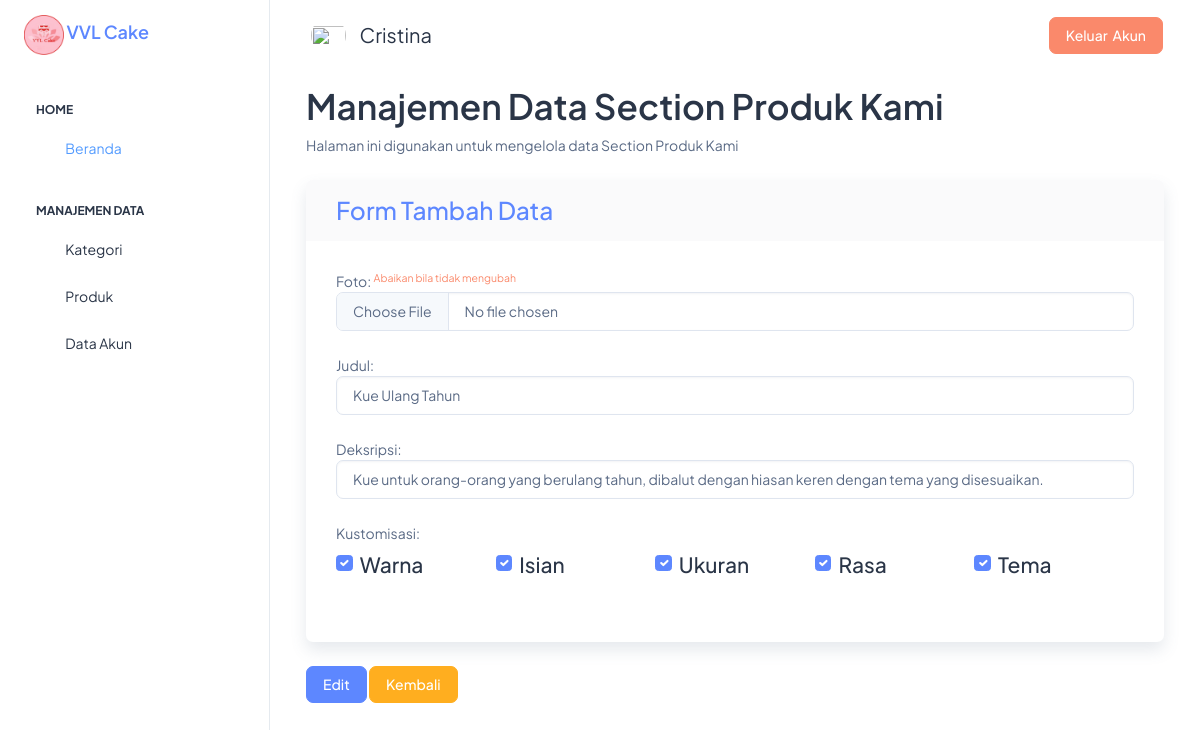
/admin_dashboard.php?section=produk_kami&aksi=edit&id=36 (signed in), run on the app's committed database.
### tables this page shows
CREATE TABLE `produk_kami` (
  `id_produkkami` int(10) NOT NULL,
  `gambar_pk` varchar(255) NOT NULL,
  `judul_pk` varchar(80) NOT NULL,
  `deskripsi_pk` varchar(255) NOT NULL,
  `kustomisasi` varchar(255) NOT NULL
);

### web/produk_kami/produkkami_edit.php (the view, shortened to what this page needs)
<?php
include "./config/connection.php";
$id_produkkami = isset($_GET['id']) ? $_GET['id'] : "";
$id_produkkami = mysqli_real_escape_string($con, $id_produkkami);
$sql = "SELECT * FROM produk_kami WHERE id_produkkami ='$id_produkkami'";
$query = mysqli_query($con, $sql);
$data = mysqli_fetch_array($query);
$kustomisasi = $data['kustomisasi'];
$kustom = explode(", ",$kustomisasi);
?>
<div class="container-fluid">
    <h1 class="fw-semibold mb-2 text-gray-800">Manajemen Data Section Produk Kami</h1>
    <p class="mb-4">
        Halaman ini digunakan untuk mengelola data Section Produk Kami
    </p>
    <div class="card shadow mb-4">
        <div class="card-header py-3">
            <h3 class="m-0 font-weight-bold text-primary">Form Tambah Data</h3>
        </div>
        <form action="./web/produk_kami/produkkami_update.php" method="post" enctype="multipart/form-data">
            <div class=" card-body">
                <div class="form-group mb-4">
                    <label>Foto: <sup class="text-danger">Abaikan bila tidak mengubah</sup></label>
                    <input type="file" class="form-control" name="gambarpk">
                </div>
                <div class="form-group mb-4">
                    <label>Judul:</label>
                    <input type="text" class="form-control" value="<?= $data['judul_pk']; ?>" name="judulpk" required>
                </div>
                <div class="form-group mb-4">
                    <label>Deksripsi:</label>
                    <input type="text" class="form-control" value="<?= $data['deskripsi_pk']; ?>" name="deskripsipk"
                        required>
                </div>
                <label class="mb-2">Kustomisasi:</label>
                <div class="form-group mb-4 col-sm-12 d-flex align-items-stretch">
                    <div class="form-check col">
                        <input type="checkbox" class="form-check-input size-new" name="kustom[]" value="Warna"
                            id="Check1"<?= in_array('Warna', $kustom) ? 'checked="checked"' : '' ?> >
                        <label class="form-check-label h4" for="Check1">Warna</label>
                    </div>
                    <div class="form-check col">
                        <input type="checkbox" class="form-check-input size-new" name="kustom[]" value="Isian"
                            id="Check2" <?= in_array('Isian', $kustom) ? 'checked="checked"' : '' ?> >
                        <label class="form-check-label h4" for="Check2">Isian</label>
                    </div>
                    <div class="form-check col">
                        <input type="checkbox" class="form-check-input size-new" name="kustom[]" value="Ukuran"
                            id="Check3" <?= in_array('Ukuran', $kustom) ? 'checked="checked"' : '' ?> >
                        <label class="form-check-label h4" for="Check3">Ukuran</label>
                    </div>
                    <div class="form-check col">
                        <input type="checkbox" class="form-check-input size-new" name="kustom[]" value="Rasa"
                            id="Check4" <?= in_array('Rasa', $kustom) ? 'checked="checked"' : '' ?>>
                        <label class="form-check-label h4" for="Check4">Rasa</label>
                    </div>
                    <div class="form-check col">
                        <input type="checkbox" class="form-check-input size-new" name="kustom[]" value="Tema"
                            id="Check5" <?= in_array('Tema', $kustom) ? 'checked="checked"' : '' ?>>
                        <label class="form-check-label h4" for="Check5">Tema</label>
                    </div>
                </div>
            </div>
    </div>
    <div class="card-footer">
        <button type="submit" name="edit" value="Edit" class="btn btn-primary">
            <i class="fas fa-save"></i> Edit
        </button>
        <a href="admin_dashboard.php?section=produk_kami" class="btn btn-warning">
            <i class="fas fa-arrow-left"></i> Kembali
        </a>
    </div>
</div>
</div>

### data on the page
produk_kami: judulpk "Kue Ulang Tahun", deskripsipk "Kue untuk orang-orang yang berulang tahun, dibalut dengan hiasan keren dengan tema yang disesuaikan.", kustomisasi "☑"

### other printed values
$_SESSION['admin_name'] "Cristina"
